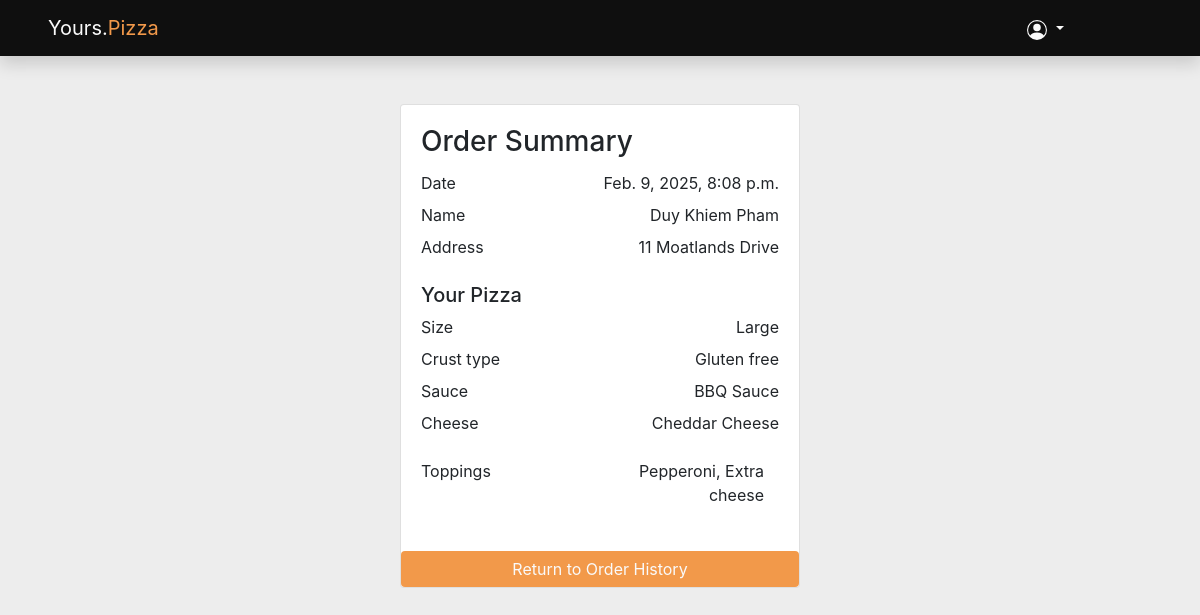
The page /summary/5 (signed in) on the database its author committed.
### pizzaorder/models.py (models this page shows)
class Order(models.Model):
    user = models.ForeignKey(User, on_delete=models.CASCADE)
    customer_name = models.CharField(null=True, max_length=100)
    date_created = models.DateTimeField(auto_now=True)
    address = models.TextField(null=True)
    size = models.ForeignKey(PizzaSize, on_delete=models.CASCADE)
    crust_type = models.CharField(max_length=100)
    sauce = models.ForeignKey(PizzaSauce, on_delete=models.CASCADE)
    cheese = models.ForeignKey(Cheese, on_delete=models.CASCADE)
    toppings = models.ManyToManyField(Toppings)

class PizzaSize(models.Model):
    size = models.CharField(max_length=20)
    def __str__(self):
        return self.size

class PizzaSauce(models.Model):
    name = models.CharField(max_length=100)
    def __str__(self):
        return self.name

class Cheese(models.Model):
    name = models.CharField(max_length=100)
    def __str__(self):
        return self.name

### pizzaorder/views.py (the view)
# urls.py: path('summary/<int:order_id>', views.order_summary, name='summary'),
@login_required
def order_summary(request, order_id):
    order_detail = get_object_or_404(models.Order, id=order_id)
    toppings = ', '.join([topping.name for topping in order_detail.toppings.all()])
    return render(request, 'order_summary.html', {'order_detail':order_detail, 'toppings': toppings})

### pizzaorder/templates/order_summary.html (shortened to what this page needs)
{% extends 'base.html' %}
{% block content %}
<div class="d-flex justify-content-center align-content-center">
    <div class="card" style="width: 25rem;">
        <div class="card-body">
            <h3 class="card-title">Order Summary</h3>
            <div class="d-flex justify-content-between mb-2">
                <span class="text-gray">Date</span>
                <span class="text-gray">{{ order_detail.date_created }}</span>
            </div>
            <div class="d-flex justify-content-between mb-2">
                <span class="text-gray">Name</span>
                <span class="text-gray">{{ order_detail.customer_name }}</span>
            </div>
            <div class="d-flex justify-content-between mb-4">
                <span class="text-gray">Address</span>
                <span class="text-gray">{{ order_detail.address }}</span>
            </div>
            <h5 class="mb-2">Your Pizza</h5>
            <div class="d-flex justify-content-between mb-2">
                <span class="text-gray">Size</span>
                <span class="text-gray">{{ order_detail.size|capfirst }}</span>
            </div>
            <div class="d-flex justify-content-between mb-2">
                <span class="text-gray">Crust type</span>
                <span class="text-gray">{{ order_detail.crust_type|capfirst }}</span>
            </div>
            <div class="d-flex justify-content-between mb-2">
                <span class="text-gray">Sauce</span>
                <span class="text-gray">{{ order_detail.sauce }}</span>
            </div>
            <div class="d-flex justify-content-between mb-4">
                <span class="text-gray">Cheese</span>
                <span class="text-gray">{{ order_detail.cheese }}</span>
            </div>
            <div class="d-flex justify-content-between mb-4">
                <span class="text-gray">Toppings</span>
                {% if toppings %}
                    <span class="col-6 text-gray text-right">{{ toppings }}</span>
                {% else %}
                    <span class="text-gray">No toppings</span>
                {% endif %}
            </div>
        </div>
        <a href="{% url 'history' %}"><button class="btn btn-confirm", style="width: 100%;">Return to Order History</button></a>
    </div>
</div>
{% endblock %}

### pizzaorder/static/styles.css (style rules this page uses)
body { background-color: #EDEDED; }
.btn { background-color: #F2994A; color: #FAFAFA; border: none; }

### rows shown on the page
Order: date_created "Feb. 9, 2025, 8:08 p.m.", customer_name "Duy Khiem Pham", address "11 Moatlands Drive", size "Large", crust_type "Gluten free", sauce "BBQ Sauce", cheese "Cheddar Cheese"

### other values the page prints
{{ toppings }} "Pepperoni, Extra cheese"
